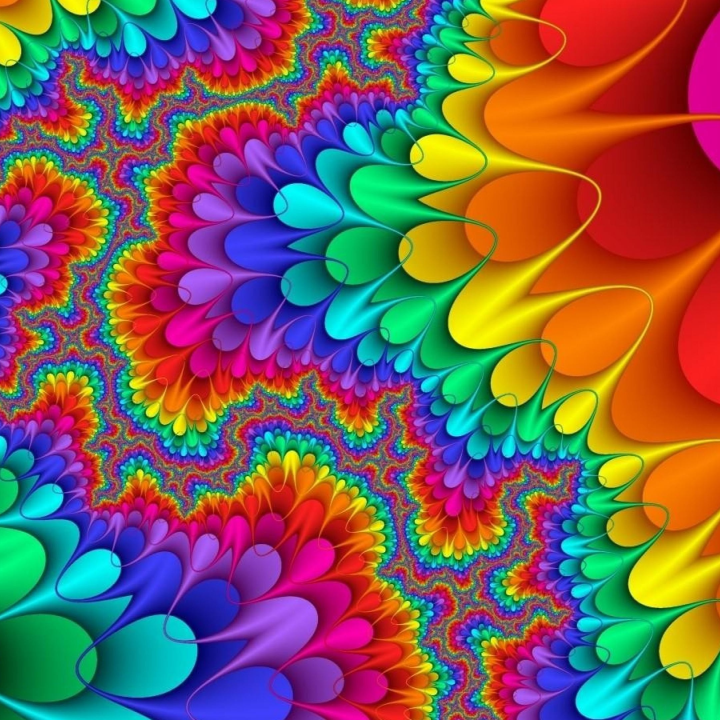
#> input picture Images/aaaa.jpg, 2160 x 2160 px, found by its file name (shown at 1/3 size)
$ python 'Lab_1(a).py'
#> lines starting #> are read from the running program, lines starting #| are printed output that depends on the picture
import numpy as np
import cv2
import matplotlib.pyplot as plt

path = 'Digital Image Processing/Images/aaaa.jpg'
img = cv2.imread(path,0)
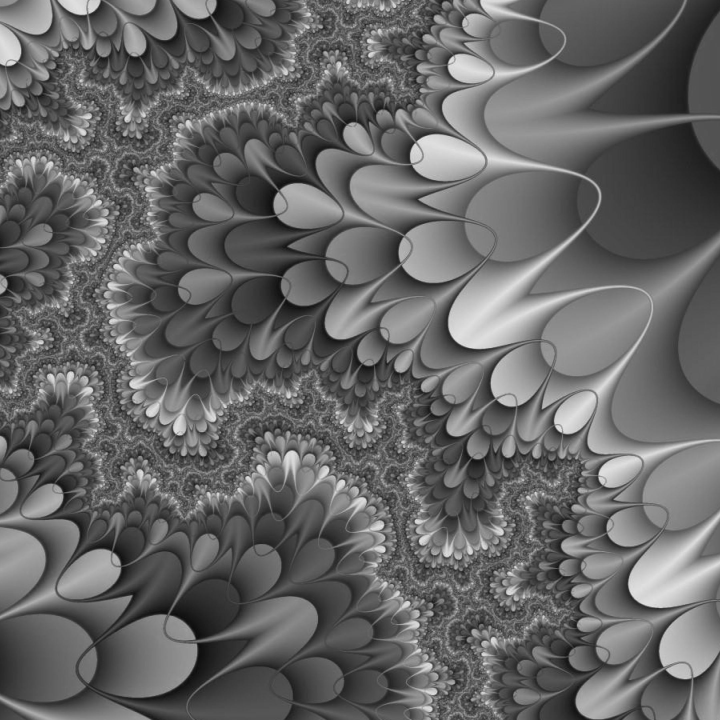
#> img: shape (2160, 2160) (shown at 1/3 size); min 8, max 240, mean 102
img = cv2.resize(img,(512,512))
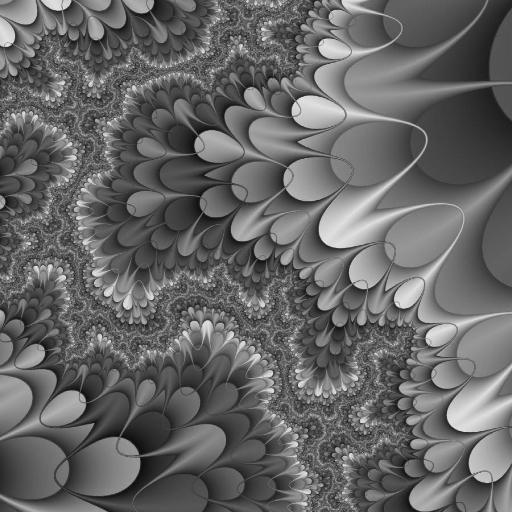
#> img: shape (512, 512); min 12, max 233, mean 101.9
[h,w] = img.shape
#> h = 512; w = 512

f=2
image_list = []

for i in range(8):
    temp_img = np.zeros((h//f,w//f), dtype = np.uint8)

    if temp_img.shape[0] >0 and temp_img.shape[1] >0 :
        for j in range(0,h,f):
            for k in range(0,w,f):
                temp_img[j//f][k//f] = img[j][k]

        image_list.append(temp_img)

    f = f*2
#> after the loop, f = 512; image_list = 8 items

r,c = 2,4
fig, ax = plt.subplots(r,c,figsize = (12,6))
idx=0
for i in range(r):
    for j in range(c):

        ax[i, j].imshow(image_list[idx],cmap = 'gray')
        [m,n] = image_list[idx].shape
        ax[i, j].set_title(f'{m}x{n}')
        idx +=1
#> after the loop, idx = 8

plt.tight_layout()
plt.show()
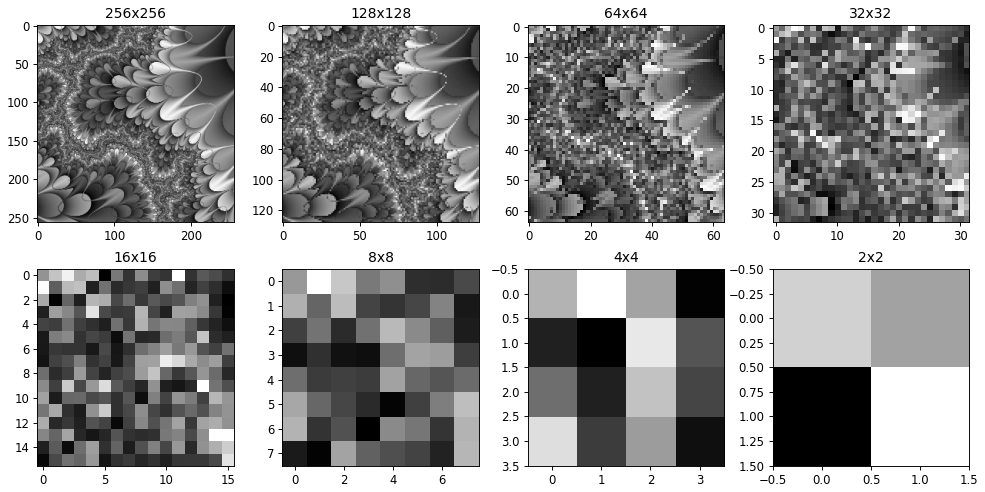
#> figure drawn by matplotlib, 8 panels

$ run again, with Images/a.jpg copied over Images/aaaa.jpg
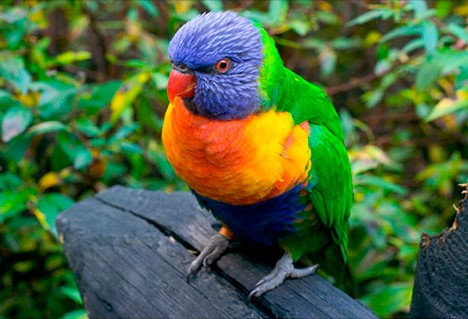
#> input picture Images/a.jpg, 468 x 319 px, found by its file name
#> `img = cv2.imread(path,0)`:
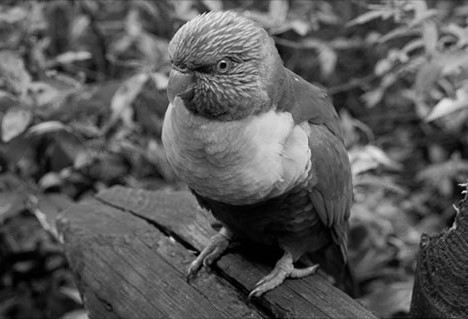
#> img: shape (319, 468); min 0, max 246, mean 89.1
#> `img = cv2.resize(img,(512,512))`:
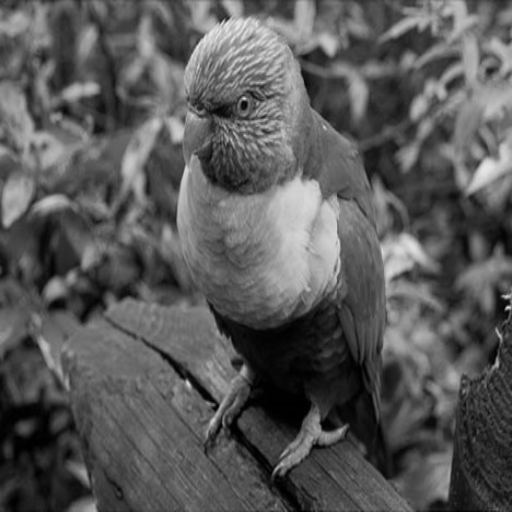
#> img: shape (512, 512); min 0, max 237, mean 89
#> after the loop `for i in range(8):`: f = 512; image_list = 8 items
#> after the loop `for i in range(r):`: idx = 8

$ run again, with Images/aaa.jpg copied over Images/aaaa.jpg
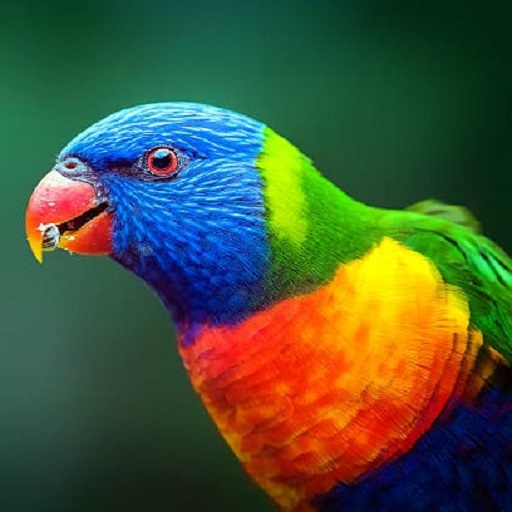
#> input picture Images/aaa.jpg, 512 x 512 px, found by its file name
#> `img = cv2.imread(path,0)`:
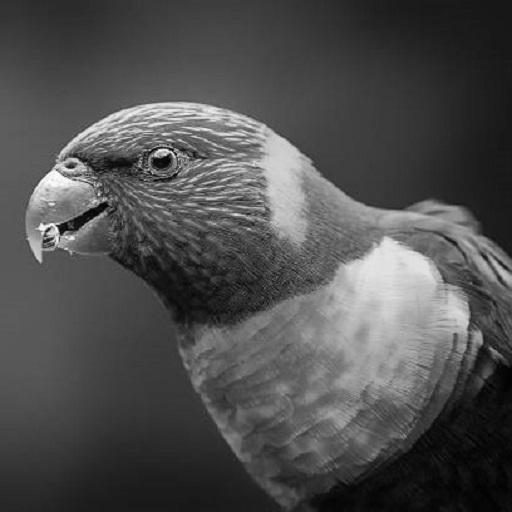
#> img: shape (512, 512); min 1, max 255, mean 78.6
#> after the loop `for i in range(8):`: f = 512; image_list = 8 items
#> after the loop `for i in range(r):`: idx = 8
